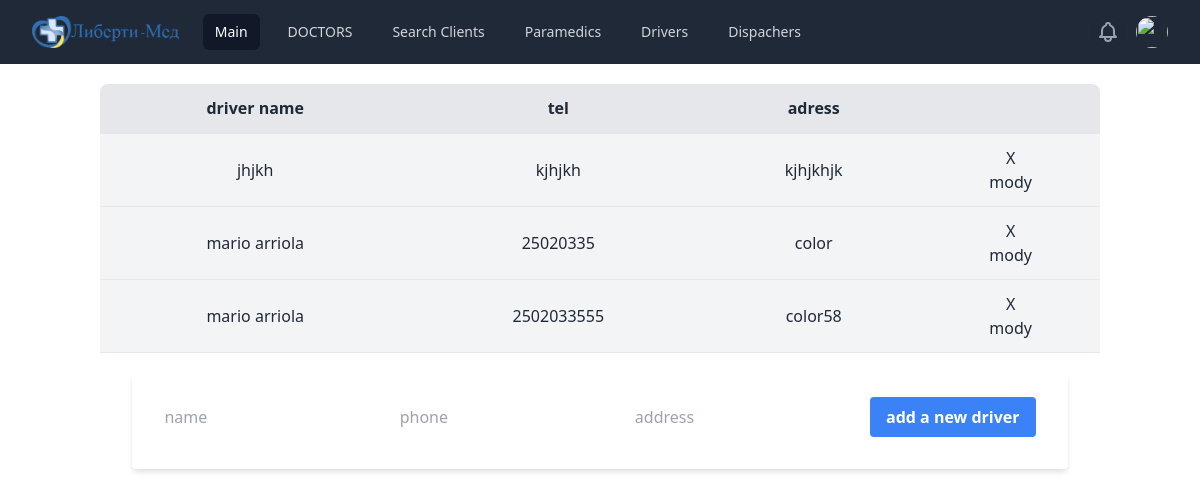
The page /drivers (signed in) on the database its author committed.
### tables this page shows
CREATE TABLE drivers (id INTEGER PRIMARY KEY AUTOINCREMENT , name TEXT NOT NULL, phone TEXT NOT NULL, adress TEXT NOT NULL);

### aplication.py (the view)
@app.route("/drivers", methods=["GET","POST"])
@login_require
def drivers():
    if request.method == "POST":
        driver_name = request.form.get("name")
        driver_phone = request.form.get("phone")
        driver_address = request.form.get("address")
        if not driver_name or not driver_phone or  not  driver_address:
            return "here we have some issues"
        else:
            with sqlite3.connect(db_path) as conn:
                cur = conn.cursor()
                is_modi = request.form.get("mody")
                if is_modi == "1":
                    cur.execute("UPDATE drivers SET name=(?), phone=(?), adress=(?) WHERE id=(?)",(driver_name, driver_phone, driver_address, request.form.get("id"),))
                    return redirect("/drivers")
                else:
                    exist_driver = cur.execute("SELECT * FROM drivers WHERE phone=(?)",(driver_phone,))
                    alredy_driver_in_db = exist_driver.fetchall()
                    if not alredy_driver_in_db:
                        cur.execute("INSERT INTO drivers(name, phone, adress) VALUES(?, ?, ?)",
                                (driver_name, driver_phone, driver_address ,))
                        return redirect("/drivers")
                    else:
                        return "the driver alredy exist in the db"
    else:
        with sqlite3.connect(db_path) as conn:
            cur = conn.cursor()
            all_drivers_in_db = cur.execute("SELECT * FROM drivers")
            all_drivers = all_drivers_in_db.fetchall()
            return render_template("drivers.html",drivers=all_drivers)

### aplication.py (called while the page is built)
@app.teardown_appcontext
def close_connection(exception):
    db = getattr(g, '_database', None)
    if db is not None:
        db.close()

### helpers.py (called while the page is built)
def login_require(f):
    @wraps(f)
    def decorated_function(*args, **kwargs):
        if session.get('user_id') is None:
            return redirect(url_for('login' ,next=request.url))
        return f(*args, **kwargs)
    return decorated_function

### templates/drivers.html (shortened to what this page needs)
{% extends "layout.html" %}
    {% block main %}
        <table class="rounded-t-lg m-5 w-5/6 mx-auto bg-gray-200 text-gray-800">
            <tr class="left border-b-2 boder-gray-300">
                <th class="px-4 py-3">
                    driver name
                </th>
                <th class="px-4 py-3">
                    tel
                </th>
                <th class="pax-4 py-3">
                    adress
                </th>
            </tr>
            {% for driver in drivers%}
            <tr class="bg-gray-100  border-b border-gray-200">
                <td class="px-4 py-3" id="name\\{{driver[0]}}">{{driver[1]}}</td>
                <td class="px-4 py-3" id="phone\\{{driver[0]}}">{{driver[2]}}</td>
                <td class="px-4 py-3" id="address\\{{driver[0]}}">{{driver[3]}}</td>
                <td class="px-4 py-3"><form action="/deletedriver" method="post">
                        <button type="SUBMIT"> X</button>
                    </form>
                    <button onclick="mody({{driver[0]}})">mody</button>
                </td>
            </tr>
            {% endfor %}
        </table>
        <form action="/drivers" method="post" class="bg-white shadow-md rounded px-8 pt-6 pb-8 mb-4">
            <input name=name type="text" id="name-form" placeholder="name">
            <input name="phone" type="text" id="phone-form" placeholder="phone">
            <input name="address" type="text"id="address" placeholder="address">
            <button type="submit" id="btn"  class="bg-blue-500 hover:bg-blue-700 text-white font-bold py-2 px-4 rounded focus:outline-none focus:shad    ow-outline"> add a new driver</button>
        </form>
    {% endblock %}

### static/main.css (style rules this page uses)
body { background-color:red !importan; }
.py-3 { max-width: 9em; }
.border-b { text-align: center; }
body >form { margin:auto; }

### rows shown on the page
drivers: name "jhjkh", phone "kjhjkh", adress "kjhjkhjk"
drivers: name "mario arriola", phone "25020335", adress "color"
drivers: name "mario arriola", phone "2502033555", adress "color58"
